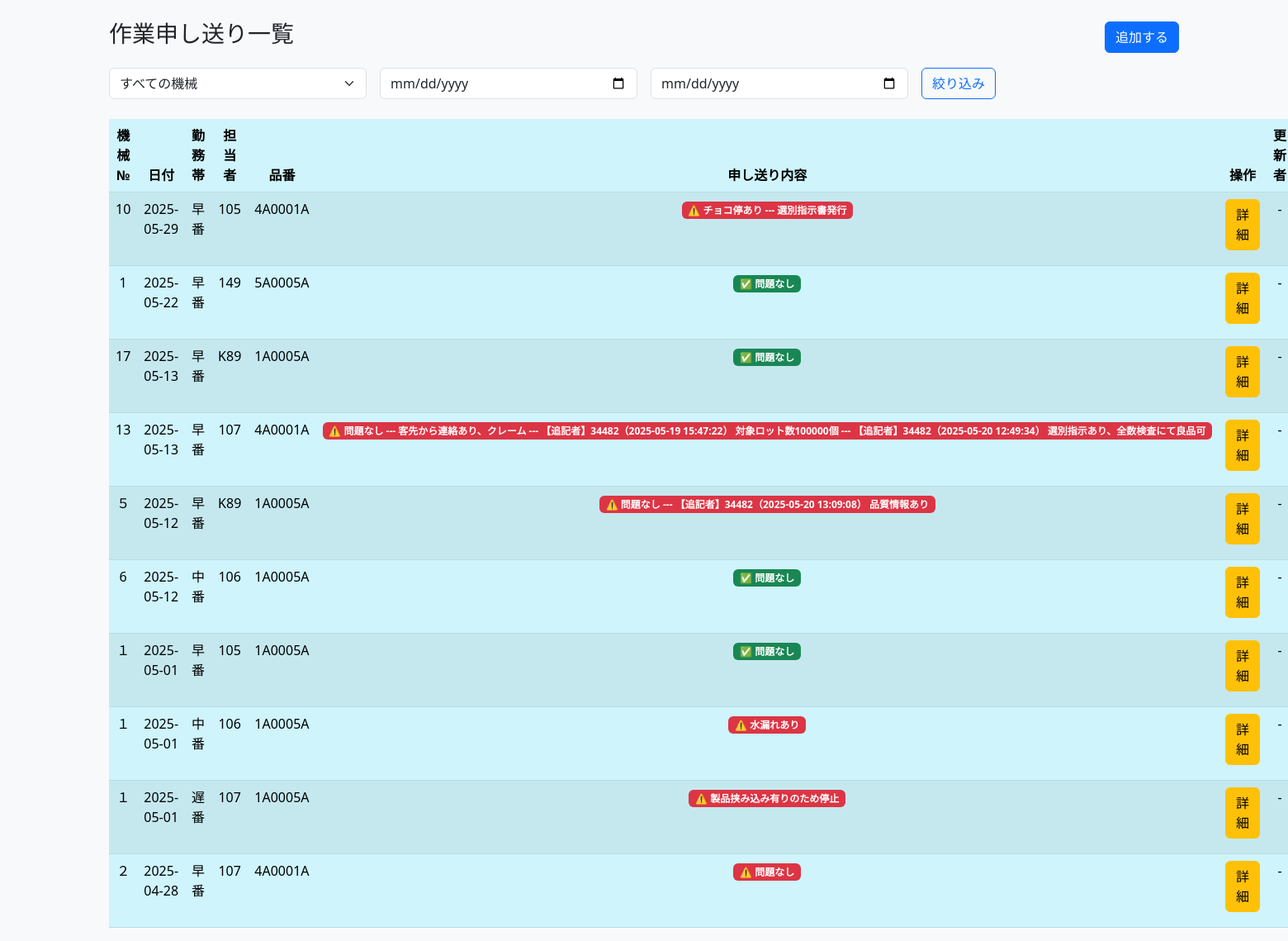
The page / on the database its author committed.
### tables this page shows
CREATE TABLE work_notes (
        id INTEGER PRIMARY KEY AUTOINCREMENT,
        machine_no TEXT NOT NULL,           -- 機械番号
        date DATE NOT NULL,                 -- 日付
        shift TEXT NOT NULL,                -- 勤務帯（例：早番、遅番など）
        operator TEXT NOT NULL,             -- 担当者
        product_no TEXT NOT NULL,           -- 品番
        note TEXT NOT NULL,                 -- 申し送り内容
        created_at TIMESTAMP DEFAULT CURRENT_TIMESTAMP,
        updated_at TIMESTAMP DEFAULT CURRENT_TIMESTAMP
    , additional_note TEXT, updated_by TEXT, updater TEXT);

### app.py (the view)
@app.route("/", methods=["GET", "POST"])
def index():
    if request.method == "POST":
        machine_no = request.form["machine_no"]
        date = request.form["date"]
        shift = request.form["shift"]
        operator = request.form["operator"]
        product_no = request.form["product_no"]
        note = request.form["note"]
        add_work_note(machine_no, date, shift, operator, product_no, note)
        return redirect(url_for("index"))
    else:
        machine_no = request.args.get("machine_no")
        start_date = request.args.get("start_date")
        end_date = request.args.get("end_date")
        work_notes = get_filtered_work_notes(machine_no, start_date, end_date)
        machine_nos = get_machine_nos()  # ← 機械№一覧
        return render_template("index.html", work_notes=work_notes)

### database.py (called while the page is built)
def get_connection_db():
    conn = sqlite3.connect("todo.db")
    conn.row_factory = sqlite3.Row
    return conn

def get_machine_nos():
    conn = get_connection_db()
    c = conn.cursor()
    c.execute("SELECT DISTINCT machine_no FROM work_notes ORDER BY machine_no")
    return [row["machine_no"] for row in c.fetchall()]

def get_filtered_work_notes(machine_no=None, start_date=None, end_date=None):
    conn = get_connection_db()
    c = conn.cursor()
    query = """
        SELECT id, machine_no, date, shift, operator, product_no, note, updater, updated_at
        FROM work_notes
        WHERE 1=1
    """
    params = []
    if machine_no:
        query += " AND machine_no = ?"
        params.append(machine_no)
    if start_date:
        query += " AND date >= ?"
        params.append(start_date)
    if end_date:
        query += " AND date <= ?"
        params.append(end_date)
    query += " ORDER BY date DESC"
    c.execute(query, params)
    work_notes = c.fetchall()
    conn.close()
    return work_notes

### templates/index.html (shortened to what this page needs)
<!DOCTYPE html>
<html lang="ja">
<head>
    <link href="https://cdn.jsdelivr.net/npm/bootstrap@5.3.0/dist/css/bootstrap.min.css" rel="stylesheet">
</head>
<body class="bg-light">
    <div class="container mt-4">
        <div class="d-flex justify-content-between align-items-center mb-3">
            <h3>作業申し送り一覧</h3>
            <button class="btn btn-primary" data-bs-toggle="collapse" data-bs-target="#addform">追加する</button>
        </div>
        <form method="get" class="row g-3 mb-4">
            <div class="col-md-3">
                <select name="machine_no" class="form-select">
                    <option value="">すべての機械</option>
                </select>
            </div>
            <div class="col-md-3">
                <input type="date" name="start_date" class="form-control" value="{{ request.args.get('start_date', '') }}">
            </div>
            <div class="col-md-3">
                <input type="date" name="end_date" class="form-control" value="{{ request.args.get('end_date', '') }}">
            </div>
            <div class="col-md-2">
                <button type="submit" class="btn btn-outline-primary">絞り込み</button>
            </div>
        </form>
        <table class="table table-striped table-hover text-center table-info">
            <thead>
                <tr>
                    <th>機械№</th>
                    <th>日付</th>
                    <th>勤務帯</th>
                    <th>担当者</th>
                    <th>品番</th>
                    <th>申し送り内容</th>
                    <th>操作</th>
                    <th>更新者</th>
                </tr>
            </thead>
            <tbody>
                {% for note in work_notes %}
                <tr>
                    <td>{{ note['machine_no'] }}</td>
                    <td>{{ note['date'] }}</td>
                    <td>{{ note['shift'] }}</td>
                    <td>{{ note['operator'] }}</td>
                    <td>{{ note['product_no'] }}</td>
                    <td>
                        {% if note['note'] == '問題なし' %}
                        <span class="badge bg-success">✅ 問題なし</span>
                        {% else %}
                        <span class="badge bg-danger">⚠️ {{ note['note'] }}</span>
                        {% endif %}
                    </td>
                    <td>
                        <a href="{{ url_for('show', id=note['id']) }}" class="btn btn-warning">詳細</a>
                    </td>
                    <td>{{ note.updater or '-' }}</td>
                </tr>
                {% endfor %}
            </tbody>
        </table>
    </div>
</body>
</html>

### rows shown on the page
work_notes: machine_no "10", date "2025-05-29", shift "早番", operator "105", product_no "4A0001A", note "チョコ停あり --- 選別指示書発行", updater "-"
work_notes: machine_no "1", date "2025-05-22", shift "早番", operator "149", product_no "5A0005A", note "✅ 問題なし", updater "-"
work_notes: machine_no "17", date "2025-05-13", shift "早番", operator "K89", product_no "1A0005A", note "✅ 問題なし", updater "-"
work_notes: machine_no "13", date "2025-05-13", shift "早番", operator "107", product_no "4A0001A", note "問題なし --- 客先から連絡あり、クレーム --- 【追記者】34482（2025-05-19 15:47:22） 対象ロット数100000個 --- 【追記者】34482（2025-05-20 12:49:34） 選別指示あり、全数検査にて良品可", updater "-"
work_notes: machine_no "５", date "2025-05-12", shift "早番", operator "K89", product_no "1A0005A", note "問題なし --- 【追記者】34482（2025-05-20 13:09:08） 品質情報あり", updater "-"
work_notes: machine_no "6", date "2025-05-12", shift "中番", operator "106", product_no "1A0005A", note "✅ 問題なし", updater "-"
work_notes: machine_no "１", date "2025-05-01", shift "早番", operator "105", product_no "1A0005A", note "✅ 問題なし", updater "-"
work_notes: machine_no "１", date "2025-05-01", shift "中番", operator "106", product_no "1A0005A", note "水漏れあり", updater "-"
work_notes: machine_no "１", date "2025-05-01", shift "遅番", operator "107", product_no "1A0005A", note "製品挟み込み有りのため停止", updater "-"
work_notes: machine_no "２", date "2025-04-28", shift "早番", operator "107", product_no "4A0001A", note "問題なし", updater "-"
